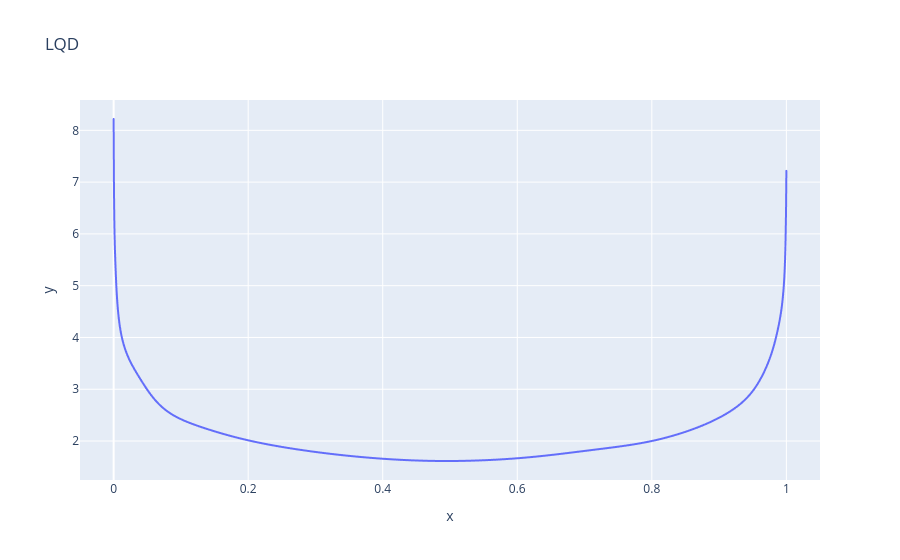

This figure's notebook cell:
### Code cell
# mLQDT
lqd_grid = np.linspace(0,1,n)
t0_ = kde.grid[np.argmin(np.abs(kde.grid))]
lqdSup, lqd, c = dens2lqd(
                        dens = density,
                        dSup = grid,
                        lqdSup = lqd_grid,
                        t0=t0_
                )

# VISUALIZE mLQDT
fig = px.line(x=lqdSup, y=lqd, title="LQD")
fig.update_xaxes(range=lqd_plots_xaxis)
fig.show()

### Figure 1 — Plotly figure (JSON) as saved in the notebook; plotly's stock layout.template omitted (floating-point values rounded to 4 significant figures; data arrays with more than 128 entries replaced by an {"elided": "..."} marker saying what was removed)
{"data": [{"hovertemplate": "x=%{x}<br>y=%{y}<extra></extra>", "legendgroup": "", "line": {"color": "#636efa", "dash": "solid"}, "marker": {"symbol": "circle"}, "mode": "lines", "name": "", "showlegend": false, "type": "scattergl", "x": {"elided": "5001 float values"}, "xaxis": "x", "y": {"elided": "5001 float values"}, "yaxis": "y"}], "layout": {"legend": {"tracegroupgap": 0}, "title": {"text": "LQD"}, "xaxis": {"anchor": "y", "domain": [0, 1], "range": [-0.05, 1.05], "title": {"text": "x"}}, "yaxis": {"anchor": "x", "domain": [0, 1], "title": {"text": "y"}}}}
